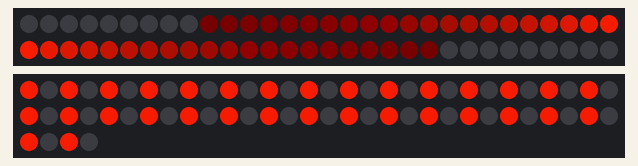
Bench run of a sketch on a simulated Arduino Mega 2560, built with avr-gcc and run on an emulated ATmega2560. Parts: 60 RGB LEDs in strip order, left to right, continuing on the next row, 64 RGB LEDs in strip order, left to right, continuing on the next row. Dim RGB values are drawn brighter than linear.

Above: at 0.45 s.
At 8.7 s:
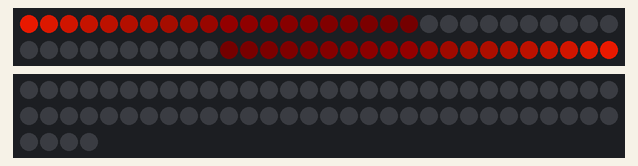
At 18.45 s:
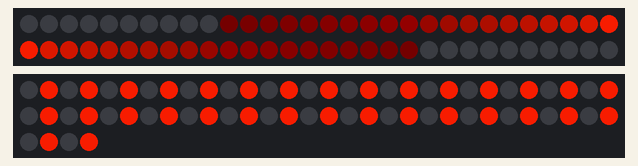
At 38.15 s:
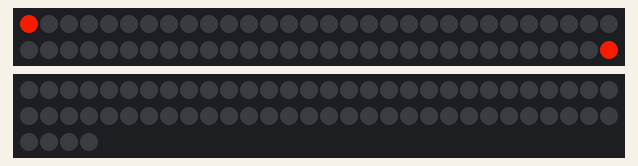

The sketch:

Prototipo-ZEBRA-19-02-2018.ino
```cpp
#include<FastLED.h>
#include<Metro.h>

#define TIME_STAND_BY_RUTINE 2000
#define TIME_DETECTED_RUTINE 700
#define TIME_PEATON 15000 // 15 segundos

///////////// ----- Macros Cintas ------------///////////////
#define PIN_CINTAS 36
#define NUM_PIX_CINTAS 60
#define FRAME_TIME_CINTAS_STAND_BY 10
#define FRAME_TIME_CINTAS_DETECTED 10
#define FADE_TIME_CINTAS 50
#define HUE_CINTAS 10
///////////////--------Fin Cintas ---------//////////////////

///////////// ----- Macros Coronass ------------///////////////
#define PIN_CORONAS 37
#define NUM_PIX_CORONAS 64
#define FRAME_TIME_CORONAS_STAND_BY 300
#define FRAME_TIME_CORONAS_DETECTED 250
#define HUE_CORONAS 10
bool patron_coronas = false;
bool flag_cintas_medio = false;
///////////////--------Fin Coronas ---------//////////////////

CRGBArray<NUM_PIX_CINTAS> cintas;
CRGBArray<NUM_PIX_CORONAS> coronas;

Metro TimeStandByRutine = Metro(TIME_STAND_BY_RUTINE);

Metro TimeOfFrameCintas = Metro(FRAME_TIME_CINTAS_STAND_BY);

Metro TimeOfFrameCoronas = Metro(FRAME_TIME_CORONAS_STAND_BY);

int currentFrameCintas = 0;
bool time_rutine_stand_by = true;

void setup() {
  FastLED.addLeds<NEOPIXEL,PIN_CINTAS>(cintas, NUM_PIX_CINTAS);
  FastLED.addLeds<NEOPIXEL,PIN_CORONAS>(coronas, NUM_PIX_CORONAS);
}

void loop(){
  if(TimeStandByRutine.check() == 1){
    time_rutine_stand_by = true;
  }
  if(TimeOfFrameCintas.check() == 1){
    patternCintas();
  }
  if(TimeOfFrameCoronas.check() == 1){
    patternCoronasOff();
  }
  if(flag_cintas_medio){
    TimeOfFrameCoronas.reset();
    flag_cintas_medio = false;
    patternCoronasOn();
  }
  FastLED.show();
}

void patternCintas(){
  if(currentFrameCintas >= NUM_PIX_CINTAS){
    currentFrameCintas = 0;
    time_rutine_stand_by = false;
  }
  cintas.fadeToBlackBy(FADE_TIME_CINTAS);
  if(time_rutine_stand_by){
    if(currentFrameCintas < NUM_PIX_CINTAS/2){
      // let's set an led value
      cintas[currentFrameCintas] = CHSV(HUE_CINTAS,255,255);
      if(currentFrameCintas == NUM_PIX_CINTAS/2-5)
        flag_cintas_medio = true;
    }
    else{
      // let's set an led value
      cintas[NUM_PIX_CINTAS-1 - currentFrameCintas] = CHSV(HUE_CINTAS,255,255);
    }
    cintas(NUM_PIX_CINTAS/2,NUM_PIX_CINTAS-1) = cintas(NUM_PIX_CINTAS/2 - 1 ,0);
    currentFrameCintas++;
  }
}

void patternCoronasOn(){
  for(int i=0; i<NUM_PIX_CORONAS; i++){
    if(patron_coronas == false){
      if( (i%2) == 0 ){
        coronas[i] = CHSV(HUE_CORONAS,255,255);
      }
      else{
        coronas[i] = CHSV(HUE_CORONAS,255,0);
      }
    }
    else if(patron_coronas == true){
      if( ((i+1)%2) == 0){
        coronas[i] = CHSV(HUE_CORONAS,255,255);
      }
      else{
        coronas[i] = CHSV(HUE_CORONAS,255,0);
      }
    }
  }
  patron_coronas = !(patron_coronas);
}

void patternCoronasOff(){
  for(int i=0; i<NUM_PIX_CORONAS; i++){
    coronas[i] = CHSV(HUE_CORONAS,255,0);
  }
}
```
